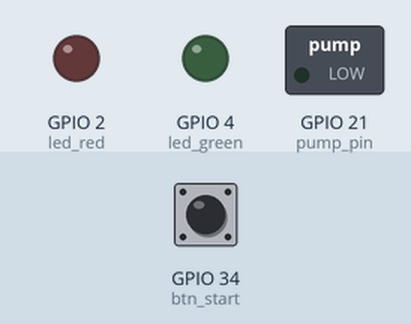
The program below on a simulated ESP32 board running MicroPython. On the bench: switched loads named in the program (green lamp = pin HIGH), output pins drawn as LEDs (lit = HIGH). The inputs (shaded band) are chosen by the test bench; at power-on: GPIO 34 (btn_start) LOW. Files that are not in the repository are absent; what the program prints to the serial console is not drawn.

Above: at 1.2 s.
1.3 s: GPIO 34 (btn_start) pulled HIGH for 0.15 s
At 2.2 s:
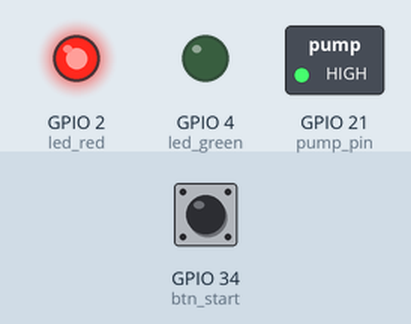
At 20.5 s:
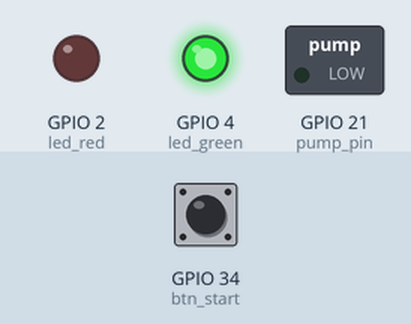
Timing chart, 0 to 20.8 s (numbered marks = the images above; inputs shaded):
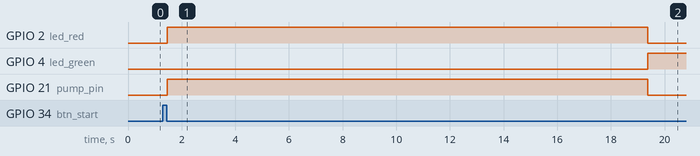

The program:

02_pump_validate_continuous.py
```python
# ==============================================================================
# 02_pump_validate_continuous.py - การตรวจสอบปริมาตรปั๊มแบบต่อเนื่อง
# (Continuous Pump Volume Validation)
# ==============================================================================
# โปรแกรมนี้ช่วยนิสิตตรวจสอบความแม่นยำของการสอบเทียบปั๊มโดยปั๊มน้ำ
# ปริมาตรที่กำหนดแบบต่อเนื่อง แล้วเปรียบเทียบกับปริมาตรที่วัดได้จริง
#
# This program helps students validate pump calibration accuracy by pumping
# a target volume continuously, then comparing with actual measured volume
#
# เวลาที่ใช้ในการเรียนรู้ (Estimated Teaching Time): 20-30 นาที
#
# ==============================================================================
# วัตถุประสงค์การเรียนรู้ด้านเคมี (Chemistry Learning Objectives):
# ==============================================================================
# 1. ตรวจสอบความแม่นยำของการสอบเทียบปั๊ม (Validate pump calibration accuracy)
# 2. เข้าใจความสัมพันธ์ระหว่าง flow rate, เวลา และปริมาตร
#    (Understand relationship between flow rate, time and volume)
# 3. คำนวณ % error ระหว่างค่าที่คาดหวังกับค่าจริง
#    (Calculate % error between expected and actual values)
#
# ความสำคัญ: ถ้า flow rate ไม่แม่นยำ จะส่งผลต่อ:
# - การคำนวณปริมาตรสารไทแทรนต์ที่จุดสมมูล
# - ความเข้มข้นของสารตัวอย่างที่คำนวณได้
# - ค่าความไม่แน่นอน (uncertainty) ของผลการทดลอง
#
# ==============================================================================
# วัตถุประสงค์การเรียนรู้ด้าน OOP/Programming (OOP Learning Objectives):
# ==============================================================================
# 1. การอ่านค่าจากไฟล์สอบเทียบ (Reading calibration data from file)
# 2. การใช้ precise timing สำหรับการควบคุมที่แม่นยำ
# 3. การคำนวณปริมาตรจาก flow rate และเวลา
#
# ==============================================================================
# การใช้งานในการไทเทรต (Usage in Titration):
# ==============================================================================
# การปั๊มต่อเนื่องใช้ในช่วงเริ่มต้นการไทเทรต:
# - เมื่อ pH ยังห่างจากจุดสมมูลมาก (เช่น pH < 4 สำหรับกรดแก่-เบสแก่)
# - ต้องการเติมสารไทแทรนต์ปริมาณมากเพื่อประหยัดเวลา
# - ตัวอย่าง: ปั๊ม 5 mL ก่อน แล้วเปลี่ยนเป็นปั๊มเป็นช่วงเมื่อใกล้จุดสมมูล
#
# ==============================================================================
# Hardware Configuration:
# ==============================================================================
# - GPIO 21: Pump (PWM output)
# - GPIO 2:  Red LED (ปั๊มทำงาน / Pump running)
# - GPIO 4:  Green LED (เสร็จสิ้น / Complete)
# - GPIO 34: Button 1 (Start pump) - input-only
#
# ==============================================================================
# ⚠ ความปลอดภัยของแอคชูเอเตอร์ — โปรดอ่าน (ACTUATOR SAFETY — READ FIRST)
# ==============================================================================
# สคริปต์นี้ขับปั๊มด้วย machine.PWM โดยตรง (raw PWM) เพื่อสอน duty-cycle/flow-rate
# This script drives the pump with raw machine.PWM (for duty-cycle teaching).
#
# *** RAW PWM ไม่ผ่านตัวจับเวลานิรภัยของเฟิร์มแวร์ (F-40 actuator guard) ***
# Raw PWM BYPASSES the firmware F-40 actuator-guard GPTimer. There is NO
# hardware max-on-time force-cut on this path. On firmware 0.3.x the run-scoped
# watchdog is also DISABLED (decision 0026/F-156), so a wedged script has NO
# firmware backstop keeping the pump on indefinitely.
#
# ดังนั้นสคริปต์นี้สำหรับใช้งานแบบมีผู้ควบคุม / เข้าถึงเครื่องโดยตรงเท่านั้น
# THEREFORE: supervised / physical-access (Thonny over USB) use ONLY.
# Do NOT run unattended. Last-line stops if the script wedges:
#   • กดปุ่ม 3 ค้าง (hold physical BUTTON_3) • Ctrl+C • รีเซ็ต/ถอดไฟ (reset/power-cut)
# This script enforces R-safeguards: stop_requested() poll in the loop,
# try/finally that forces the pump OFF, and KeyboardInterrupt -> pump OFF.
# (safety-hw ruling R, decision 0027)
# ==============================================================================

from machine import Pin, PWM
from time import ticks_us, ticks_diff, sleep_ms

# ให้แอป Student/Instructor สั่งหยุดสคริปต์ได้แบบ cooperative (F-149 STOP ladder)
# Let the Student/Instructor app stop this script cooperatively (F-149 STOP).
try:
    from scilabpro import stop_requested
except ImportError:
    stop_requested = None

# ==============================================================================
# การตั้งค่าขา GPIO (GPIO Pin Configuration)
# ==============================================================================

# LED แสดงสถานะ (Status LEDs)
led_red = Pin(2, Pin.OUT)    # LED สีแดง - ปั๊มทำงาน (Red LED - pump running)
led_green = Pin(4, Pin.OUT)  # LED สีเขียว - เสร็จสิ้น (Green LED - complete)

# ปุ่มกด (Button)
# หมายเหตุ: GPIO34 เป็น input-only pin ไม่รองรับ internal pull resistors
# Note: GPIO34 is input-only, does NOT support internal pull resistors
btn_start = Pin(34, Pin.IN)  # ปุ่มเริ่มปั๊ม (Start pump button)

# ปั๊ม (Pump) - PWM Control
pump_pin = Pin(21, Pin.OUT)
pump_pwm = PWM(pump_pin, freq=1000)
pump_pwm.duty(0)  # เริ่มต้นปิดปั๊ม (Start with pump off)

# ==============================================================================
# ค่าคงที่สำหรับการคำนวณปริมาตร (Volume Calculation Constants)
# ==============================================================================

def load_flow_rate():
    """
    โหลดค่า flow rate จากไฟล์ /workspace/data/flow_calibration.txt
    Load flow rate from /workspace/data/flow_calibration.txt

    ไฟล์นี้สร้างจากโปรแกรม 01_flow_rate_calibration.py (เส้นทางถาวรที่
    ผู้สร้างและผู้ใช้ตกลงร่วมกัน / the agreed producer-consumer path)
    This file is created by 01_flow_rate_calibration.py

    Returns:
        float: flow rate ใน mL/s หรือค่า default ถ้าไม่พบไฟล์
    """
    # ทศนิยม 4 ตำแหน่ง - สำคัญมากต่อความแม่นยำของปริมาตรที่ปั๊ม
    # 4 decimal places - critical for precise transferred volume calculation
    # เช่น 0.2800 vs 0.28 ต่างกัน 0.0000 แต่ถ้า 0.2834 vs 0.28 ผิดพลาด ~1.2%
    default_flow_rate = 0.2800  # ค่าเริ่มต้นถ้าไม่พบไฟล์ (Default if file not found)

    try:
        with open('/workspace/data/flow_calibration.txt', 'r') as f:
            for line in f:
                line = line.strip()
                if line.startswith('flow_rate='):
                    value = float(line.split('=')[1])
                    print(f"โหลด flow_rate จากไฟล์: {value:.4f} mL/s")
                    print("(Loaded flow_rate from file)")
                    return value
    except OSError:
        print(f"ไม่พบไฟล์ /workspace/data/flow_calibration.txt - ใช้ค่าเริ่มต้น {default_flow_rate:.4f} mL/s")
        print("(File not found - using default value)")
        print("*** คำแนะนำ: รัน 01_flow_rate_calibration.py เพื่อสอบเทียบปั๊มก่อน ***")
        print("*** Tip: Run 01_flow_rate_calibration.py to calibrate pump first ***")
    except Exception as e:
        print(f"ข้อผิดพลาดในการอ่านไฟล์ (Error reading file): {e}")

    return default_flow_rate


# โหลดค่า flow rate (Load flow rate)
FLOW_RATE = load_flow_rate()  # mL/s - อัตราการไหลที่สอบเทียบได้

# ค่าเป้าหมายสำหรับการตรวจสอบ (Target values for validation)
TARGET_VOLUME = 5.0           # ปริมาตรเป้าหมาย (mL) - ลองปั๊ม 5 mL ก่อน
DUTY_CYCLE_PERCENT = 100      # Duty cycle (%) - ความเร็วเต็มที่

# ==============================================================================
# ตัวแปรควบคุม (Control Variables)
# ==============================================================================
running = False               # สถานะปั๊ม (Pump running state)
debounce_time_ms = 300        # เวลา debounce (ms)
last_press_time = 0           # เวลากดปุ่มล่าสุด (Last button press time)

# ผลการทดสอบ (Test results)
test_results = []             # รายการผลการทดสอบ

# ==============================================================================
# ฟังก์ชัน Precise Sleep (Precise Sleep Function)
# ==============================================================================
def precise_sleep(duration_s):
    """
    หยุดทำงานชั่วคราวด้วยความแม่นยำระดับไมโครวินาที
    Pause execution with microsecond precision

    พารามิเตอร์ (Parameters):
    - duration_s: เวลาที่ต้องการหยุด (วินาที) / Time to sleep (seconds)

    หมายเหตุ: ใช้ busy-wait loop เพื่อความแม่นยำสูงสุด
    Note: Uses busy-wait loop for maximum precision
    ข้อเสีย: ใช้ CPU 100% ระหว่างรอ แต่แม่นยำกว่า sleep_ms
    Downside: Uses 100% CPU while waiting, but more precise than sleep_ms
    """
    start_time = ticks_us()
    target_us = int(duration_s * 1_000_000)
    while ticks_diff(ticks_us(), start_time) < target_us:
        pass


# ==============================================================================
# ฟังก์ชันปั๊มต่อเนื่อง (Continuous Pump Function)
# ==============================================================================
def pump_continuous(target_volume_ml):
    """
    ปั๊มน้ำแบบต่อเนื่องจนถึงปริมาตรเป้าหมาย
    Pump water continuously until target volume is reached

    สูตรการคำนวณ (Calculation formula):
    - เวลาที่ต้องปั๊ม = ปริมาตรเป้าหมาย / flow_rate
    - pumping_time = target_volume / flow_rate

    พารามิเตอร์ (Parameters):
    - target_volume_ml: ปริมาตรเป้าหมาย (mL)

    Returns:
    - tuple: (เวลาที่ปั๊มจริง, ปริมาตรที่คำนวณได้)
    """
    global running

    if running:
        print("ปั๊มกำลังทำงานอยู่แล้ว (Pump already running)")
        return None

    running = True
    led_red.on()  # เปิด LED แดงแสดงปั๊มทำงาน (Turn on red LED)

    # คำนวณเวลาที่ต้องปั๊ม (Calculate pumping time)
    pumping_time = target_volume_ml / FLOW_RATE

    print("\n" + "=" * 55)
    print("  เริ่มปั๊มแบบต่อเนื่อง (CONTINUOUS PUMPING STARTED)")
    print("=" * 55)
    print(f"  ปริมาตรเป้าหมาย (Target volume): {target_volume_ml:.2f} mL")
    print(f"  Flow rate: {FLOW_RATE:.4f} mL/s")
    print(f"  เวลาที่ต้องปั๊ม (Pumping time): {pumping_time:.2f} s")
    print(f"  Duty Cycle: {DUTY_CYCLE_PERCENT}%")
    print("-" * 55)

    # เริ่มปั๊ม (Start pump)
    duty_value = int((DUTY_CYCLE_PERCENT / 100) * 1023)
    pump_pwm.duty(duty_value)
    start_time = ticks_us()

    # แสดง progress ทุก 1 วินาที (Show progress every 1 second)
    elapsed = 0
    while elapsed < pumping_time:
        # นิรภัย: ถ้าแอปสั่ง STOP ระหว่างปั๊มกำลังทำงาน ให้ตัดปั๊มทันที
        # Safety: if the app requests STOP while the pump is RUNNING, cut it now.
        if stop_requested is not None and stop_requested():
            pump_pwm.duty(0)
            print("\nได้รับคำสั่งหยุดจากแอป — ตัดปั๊มทันที (Stop requested -> pump cut)")
            break

        # รอ 1 วินาทีหรือเวลาที่เหลือ (Wait 1 second or remaining time)
        wait_time = min(1.0, pumping_time - elapsed)
        precise_sleep(wait_time)
        elapsed += wait_time

        # คำนวณปริมาตรปัจจุบัน (Calculate current volume)
        current_volume = elapsed * FLOW_RATE
        progress = (current_volume / target_volume_ml) * 100

        # แสดง progress bar (Show progress bar)
        bar_length = 20
        filled = int(bar_length * progress / 100)
        bar = "=" * filled + "-" * (bar_length - filled)
        print(f"  [{bar}] {progress:5.1f}% | {current_volume:.2f}/{target_volume_ml:.2f} mL")

    # หยุดปั๊ม (Stop pump)
    pump_pwm.duty(0)
    actual_time = ticks_diff(ticks_us(), start_time) / 1_000_000
    calculated_volume = actual_time * FLOW_RATE

    running = False
    led_red.off()
    led_green.on()  # เปิด LED เขียวแสดงเสร็จสิ้น (Turn on green LED)

    print("-" * 55)
    print("  เสร็จสิ้น! (COMPLETE!)")
    print("=" * 55)
    print(f"  เวลาที่ปั๊มจริง (Actual time): {actual_time:.3f} s")
    print(f"  ปริมาตรที่คำนวณได้ (Calculated volume): {calculated_volume:.3f} mL")
    print("=" * 55)

    # ปิด LED เขียวหลัง 2 วินาที (Turn off green LED after 2 seconds)
    sleep_ms(2000)
    led_green.off()

    return (actual_time, calculated_volume)


def display_validation_instructions(calculated_volume):
    """
    แสดงคำแนะนำสำหรับการตรวจสอบความแม่นยำ
    Display instructions for accuracy validation
    """
    print("\n" + "=" * 55)
    print("  การตรวจสอบความแม่นยำ (ACCURACY VALIDATION)")
    print("=" * 55)
    print("  ขั้นตอน (Steps):")
    print("  1. วัดปริมาตรน้ำในกระบอกตวง (Measure water in cylinder)")
    print("  2. เปรียบเทียบกับค่าที่คำนวณได้")
    print()
    print(f"  ปริมาตรที่คำนวณได้: {calculated_volume:.3f} mL")
    print(f"  ปริมาตรที่วัดได้จริง: _______ mL (กรอกเอง)")
    print()
    print("  สูตรคำนวณ % error:")
    print("  % error = |ค่าจริง - ค่าคำนวณ| / ค่าคำนวณ x 100")
    print()
    print("  เกณฑ์ยอมรับ (Acceptable criteria):")
    print("  - % error < 2% = ดีมาก (Excellent)")
    print("  - % error 2-5% = พอใช้ได้ (Acceptable)")
    print("  - % error > 5% = ควรสอบเทียบใหม่ (Recalibrate)")
    print("=" * 55)
    print()
    print("กดปุ่ม 1 เพื่อทดสอบอีกครั้ง หรือ Ctrl+C เพื่อหยุด")
    print("(Press Button 1 to test again, or Ctrl+C to stop)")


# ==============================================================================
# โปรแกรมหลัก (Main Program)
# ==============================================================================
print("\n" + "=" * 60)
print("  การตรวจสอบปริมาตรปั๊มแบบต่อเนื่อง")
print("  (Continuous Pump Volume Validation)")
print("=" * 60)
print()
print("วัตถุประสงค์ (Purpose):")
print("  ตรวจสอบว่า flow rate ที่สอบเทียบถูกต้องหรือไม่")
print("  โดยปั๊มน้ำปริมาตรที่กำหนดแล้วเปรียบเทียบกับค่าจริง")
print()
print(f"ค่าที่ใช้ (Current Settings):")
print(f"  Flow Rate: {FLOW_RATE:.4f} mL/s")
print(f"  ปริมาตรเป้าหมาย (Target): {TARGET_VOLUME:.2f} mL")
print(f"  เวลาที่ต้องปั๊ม: {TARGET_VOLUME/FLOW_RATE:.2f} วินาที")
print()
print("การเตรียมตัว (Preparation):")
print("  1. วางกระบอกตวงเปล่าใต้หัวปั๊ม")
print("  2. เตรียมบีกเกอร์น้ำสำหรับปั๊ม")
print("  3. ต่อท่อปั๊มให้เรียบร้อย")
print()
print("การควบคุม (Controls):")
print("  [ปุ่ม 1] เริ่มปั๊ม")
print("  [Ctrl+C] หยุดโปรแกรม")
print("=" * 60)

try:
    led_red.off()
    led_green.off()

    while True:
        # หยุดแบบ cooperative เมื่อแอปสั่ง STOP (F-149) — ออกไปที่ finally เพื่อปิดปั๊ม
        # Cooperative stop on app STOP request -> falls through to finally (pump OFF)
        if stop_requested is not None and stop_requested():
            print("\nได้รับคำสั่งหยุดจากแอป (Stop requested by app)")
            break

        current_time = ticks_us() // 1000  # แปลงเป็น ms

        # ตรวจสอบปุ่มพร้อม debounce (Check button with debounce)
        if btn_start.value() == 1 and not running:
            if (current_time - last_press_time) > debounce_time_ms:
                last_press_time = current_time

                # รอจนกว่าปุ่มจะถูกปล่อย (Wait for button release)
                while btn_start.value() == 1:
                    sleep_ms(10)

                # เริ่มปั๊ม (Start pumping)
                result = pump_continuous(TARGET_VOLUME)

                if result:
                    actual_time, calculated_volume = result
                    test_results.append(result)
                    display_validation_instructions(calculated_volume)

        sleep_ms(10)  # ลด CPU usage

except KeyboardInterrupt:
    print("\n\nหยุดโปรแกรม (Program stopped by user)")

finally:
    # ทำความสะอาด resources (Cleanup resources)
    pump_pwm.duty(0)
    pump_pwm.deinit()
    led_red.off()
    led_green.off()
    print("ปิดปั๊มและ LED แล้ว (Pump and LEDs released)")

    # แสดงสรุปผลการทดสอบ (Show test summary)
    if len(test_results) > 0:
        print("\n" + "=" * 50)
        print("สรุปผลการทดสอบ (Test Summary)")
        print("=" * 50)
        for i, (time_s, vol_ml) in enumerate(test_results, 1):
            print(f"  ครั้งที่ {i}: {time_s:.3f} s, {vol_ml:.3f} mL")
        print("=" * 50)
```

Measured:
- after the input at 1.3 s, GPIO 2 (led_red), GPIO 21 (pump_pin): LOW → HIGH after 0.16 s, → LOW 17.9 s later; GPIO 4 (led_green): LOW → HIGH after 18.1 s
